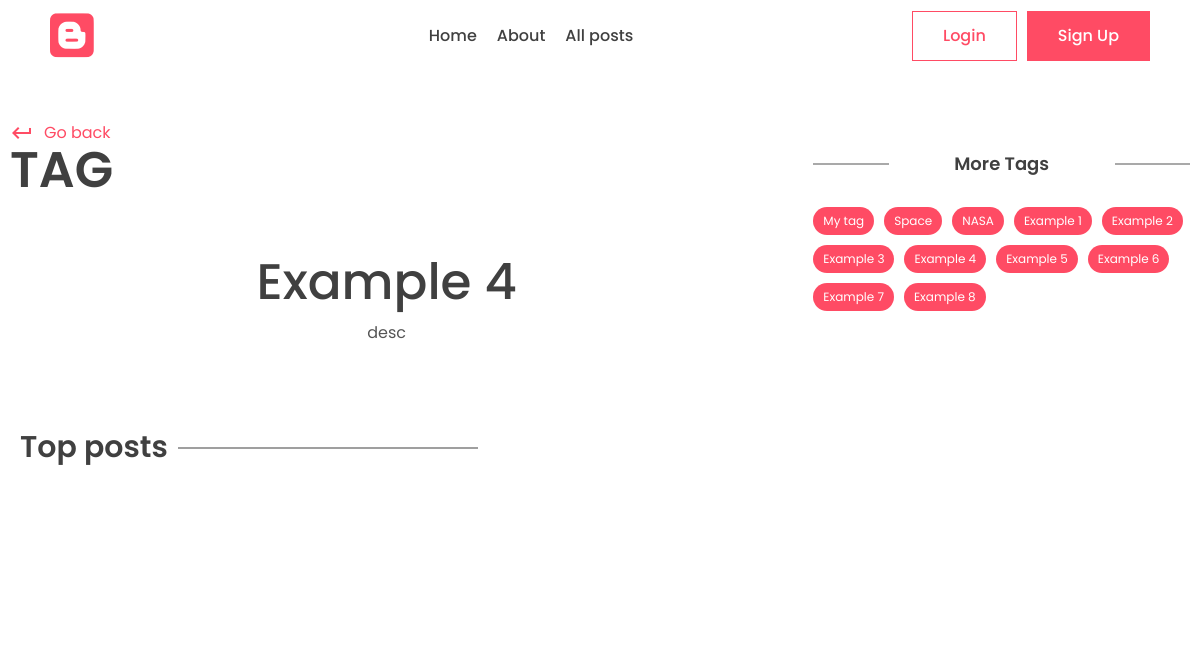
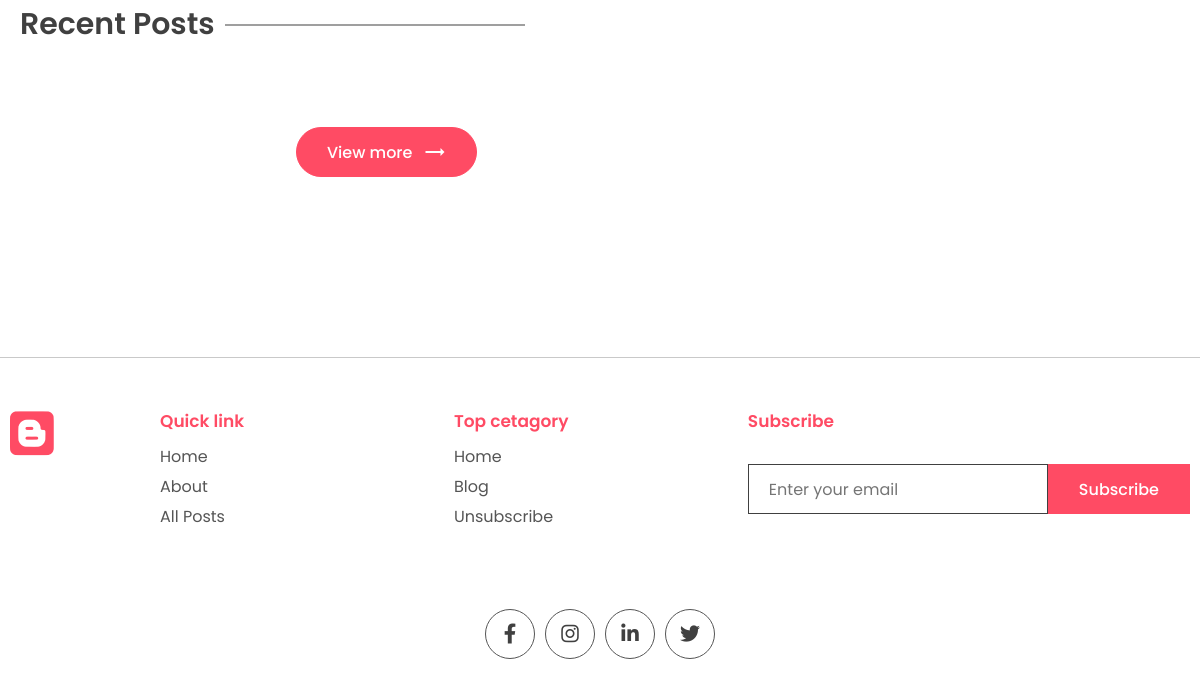
/tag/example-4, run on an earlier commit of the app's database (2 pictures, top to bottom).
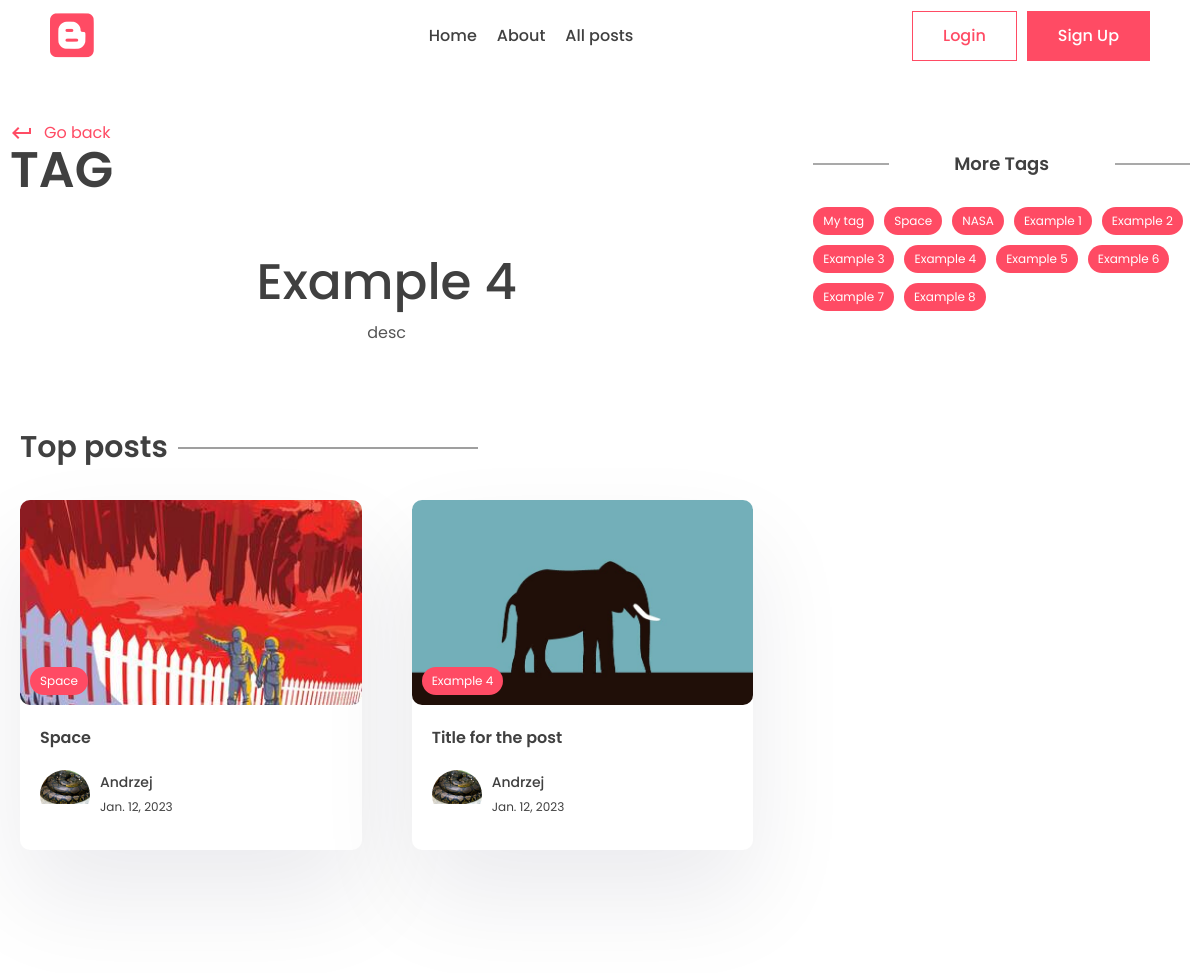
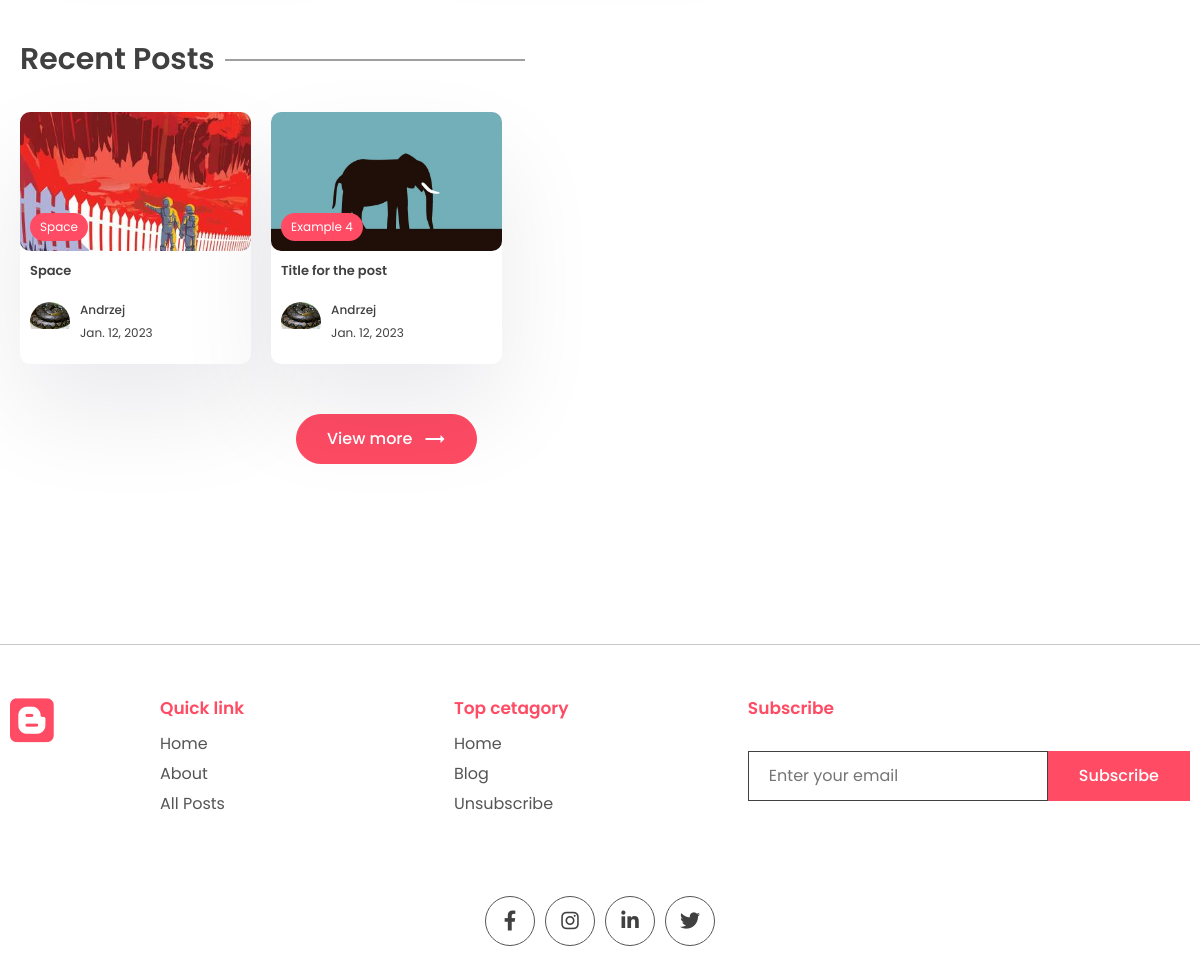
And on a later commit of the database (2 pictures, top to bottom).
### app/models.py (models this page shows, shortened)
class Tag(models.Model):
    name = models.CharField(max_length=100)
    description = models.CharField(max_length=100)
    slug = models.SlugField(max_length=200, unique=True)

class Post(models.Model):
    title = models.CharField(max_length=200)
    content = tinymce_models.HTMLField()
    last_updated = models.DateTimeField(auto_now=True)
    slug = models.SlugField(max_length=200, unique=True)
    image = models.ImageField(upload_to="images/", default="images/no_image.jpg")
    view_count = models.IntegerField(null=True, blank=True)
    is_featured = models.BooleanField(default=False)
    likes = models.ManyToManyField(User, related_name="blog_post")
    tags = models.ManyToManyField(Tag, related_name="post")
    author = models.ForeignKey(User, on_delete=models.CASCADE, null=True, blank=True)

class Profile(models.Model):
    user = models.OneToOneField(User, on_delete=models.CASCADE)
    profile_image = models.ImageField(null=True, blank=True, upload_to="images/")
    slug = models.SlugField(max_length=200, unique=True)
    bio = models.CharField(max_length=200)

### app/views.py (the view)
# urls.py: path("tag/<slug:slug>", views.tag_page, name="tag_page"),
def tag_page(request, slug):
    tags = Tag.objects.all()
    tag = Tag.objects.get(slug=slug)
    top_posts = Post.objects.filter(tags__in=[tag.id]).order_by("-view_count")[:2]
    recent_posts = Post.objects.filter(tags__in=[tag.id]).order_by("-last_updated")[:3]
    context = {"tag": tag, "tags": tags, "top_posts": top_posts, "recent_posts": recent_posts}
    return render(request, "app/tag.html", context)

### app/templates/app/tag.html (shortened to what the changed rows need)
{% extends 'base.html' %}
{% block content %}
<main>
    <div class="container">
        <div class="layout">
            <div class="left">
                <div class="page-top">
                    <div class="top flex">
                        <div class="page-name">
                            <h1>Tag</h1>
                        </div>
                    </div>
                </div>
                <center>
                    <div class="typo">
                        <h1 class="title">{{tag.name}}</h1>
                        <p>
                            {{tag.description}}
                        </p>
                    </div>
                </center>
                <section class="sp">
                    <div class="container">
                        <h1 class="sec-title">Top posts</h1>
                        <div class="grid-2 blog">
                            {% for post in top_posts %}
                            <a href="{% url 'post_page' post.slug %}">
                                <div class="card">
                                    <div class="post-img">
                                        <img src="{{post.image.url}}" alt="" />
                                        <div class="tag">{{post.tags.all.0.name}}</div>
                                    </div>
                                    <div class="card-content">
                                        <h3>
                                            {{post.title}}
                                        </h3>
                                        <div class="author">
                                            <div class="profile-pic">
                                                <img src="{{post.author.profile.profile_image.url}}" alt="" />
                                            </div>
                                            <div class="details">
                                                <p>{{post.author.first_name}}</p>
                                                <small>{{post.last_updated|date}}</small>
                                            </div>
                                        </div>
                                    </div>
                                </div>
                            </a>
                            {% endfor %}
                        </div>
                    </div>
                </section>
                <section class="sp">
                    <div class="container">
                        <h1 class="sec-title">Recent Posts</h1>
                        <div class="grid-3 blog-grid">
                            {% for post in recent_posts %}
                            <a href="{% url 'post_page' post.slug %}">
                                <div class="card">
                                    <div class="post-img">
                                        <img src="{{post.image.url}}" alt="" />
                                        <div class="tag">{{post.tags.all.0.name}}</div>
                                    </div>
                                    <div class="card-content">
                                        <h3>
                                            {{post.title}}
                                        </h3>
                                        <div class="author">
                                            <div class="profile-pic">
                                                <img src="{{post.author.profile.profile_image.url}}" alt="" />
                                            </div>
                                            <div class="details">
                                                <p>{{post.author.first_name}}</p>
                                                <small>{{post.last_updated|date}}</small>
                                            </div>
                                        </div>
                                    </div>
                                </div>
                            </a>
                            {% endfor %}
                        </div>
                    </div>
                </section>
            </div>
            <div class="right">
                <div class="block">
                    <h2 class="title2">More Tags</h2>
                    <div class="blog-tags">
                        {% for tag in tags %}
                        <a href="{% url 'tag_page' tag.slug %}" class="tag">{{tag.name}}</a>
                        {% endfor %}
                    </div>
                </div>
            </div>
        </div>
    </div>
</main>
{% endblock content %}

What changed in the data, as far as the page shows it:
now on this page (row edited): Post: image (picture), tags.all.0.name "Space", title "Space", author.profile.profile_image (picture), author.first_name "Andrzej", last_updated "Jan. 12, 2023"
now on this page (row edited): Post: image (picture), tags.all.0.name "Example 4", title "Title for the post", author.profile.profile_image (picture), author.first_name "Andrzej", last_updated "Jan. 12, 2023"
